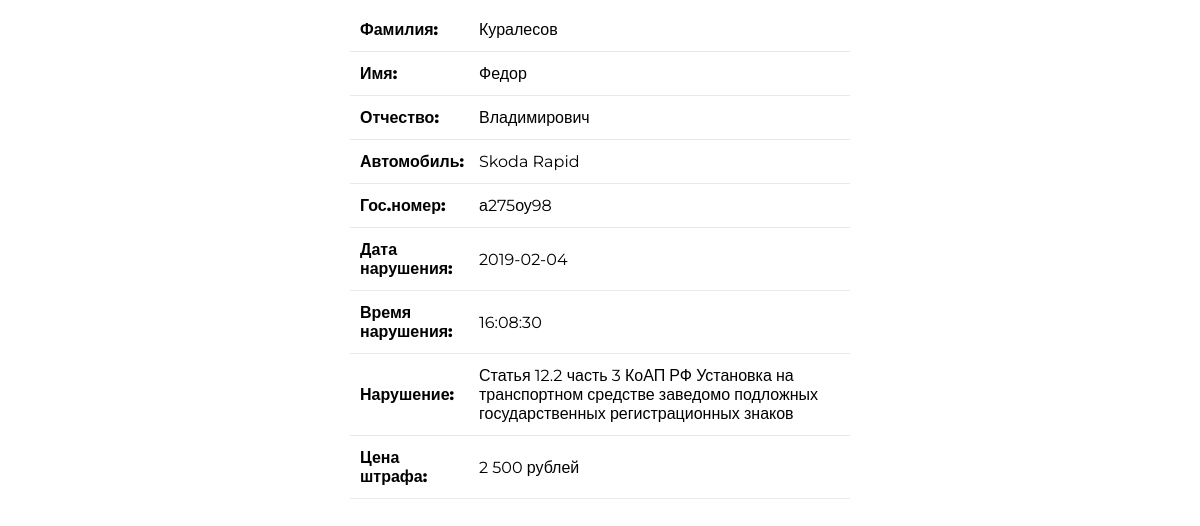
/lc.php?strahovka=B23A789987, run on an earlier commit of the app's database.
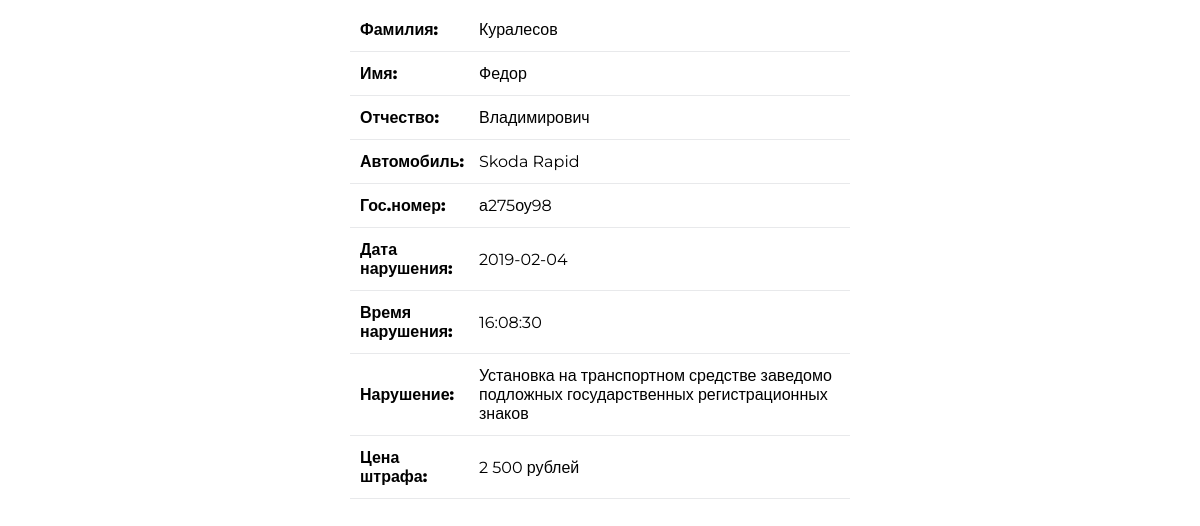
And on a later commit of the database.
### tables this page shows
CREATE TABLE IF NOT EXISTS `drivers` (
  `kod_avto` int(11) NOT NULL,
  `surname` text NOT NULL,
  `name` text NOT NULL,
  `fathername` text NOT NULL,
  `pasport` text NOT NULL
);

CREATE TABLE IF NOT EXISTS `avto` (
  `kod_avto` int(10) NOT NULL,
  `model` text NOT NULL,
  `gos_nomer` text NOT NULL,
  `strahovka` text
);

CREATE TABLE IF NOT EXISTS `narusheniya` (
  `kod_avto` int(11) NOT NULL,
  `id_narush` int(11) NOT NULL,
  `data` date NOT NULL,
  `time` time NOT NULL,
  `place` text NOT NULL
);

CREATE TABLE IF NOT EXISTS `vid_narush` (
  `id_narush` int(11) NOT NULL,
  `state_narush` text NOT NULL,
  `name_narush` text NOT NULL,
  `price_narush` text NOT NULL
);

### lc.php (the view)
<?php
include("script/link_bd.php");
$sql = "SELECT * FROM  `drivers` WHERE `kod_avto` =(SELECT `kod_avto` FROM  `avto` WHERE `strahovka` = '".$_GET['strahovka']."')";
$result = $connection->query($sql);
$driver=$result->fetch();
$sql = "SELECT * FROM `avto` WHERE `kod_avto`= '".$driver ['kod_avto']."'";
$result = $connection->query($sql);
$avto=$result->fetch();
$sql = "SELECT * FROM  `narusheniya` WHERE `kod_avto` = '".$driver ['kod_avto']."'";
$result = $connection->query($sql);
$narush=$result->fetch();
?>
<link rel="stylesheet" href="style/style.css">
<haeder><meta charset="UTF-8"></header>
<div class="lcm">
<table id="table-after-search">
    <tr><td>Фамилия:</td> <td><?php echo $driver ['surname']; ?></td></tr>
    <tr><td>Имя:</td>  <td><?php echo $driver ['name']; ?></td></tr>
    <tr><td>Отчество:</td> <td><?php echo $driver ['fathername']; ?></td></tr>
    <tr><td>Автомобиль:</td> <td><?php echo $avto ['model']; ?></td></tr>
    <tr><td>Гос.номер:</td> <td><?php echo $avto ['gos_nomer']; ?></td></tr>
    <tr><td>Дата нарушения:</td> <td><?php echo $narush ['data']; ?></td></tr>
    <tr><td>Время нарушения:</td> <td><?php echo $narush ['time']; ?></td></tr>
    <?php
    $sql = "SELECT `id_narush` FROM `narusheniya` WHERE `kod_avto` = '".$driver ['kod_avto']."'";
    $result = $connection->query($sql);
    $row=$result->fetch();
    $sql = "SELECT * FROM  `vid_narush` WHERE `id_narush` = '".$row ['id_narush']."'";
    $result = $connection->query($sql);
    $row=$result->fetch();
     ?>
     <tr><td>Нарушение:</td> <td><?php echo $row ['name_narush']; ?></td></tr>
    <tr><td>Цена штрафа:</td> <td><?php echo $row ['price_narush']; ?></td></tr>
</table>
</div>

### style/style.css (style rules this page uses)
table { width: 500px; border-collapse: collapse; }
table td { padding: 12px 5px 12px 10px; }
table tr { border-bottom: 1px solid #e8e9eb; }
table td:first-child { font-weight: 800; width: 100px; }
.lcm { display: flex; justify-content: center; }

What changed in the data, as far as the page shows it:
changed vid_narush "2 500 рублей": name_narush "Статья 12.2 часть 3 КоАП РФ Установка на транспортном средстве заведомо подложных государственных регистрационных знаков" → "Установка на транспортном средстве заведомо подложных государственных регистрационных знаков"
